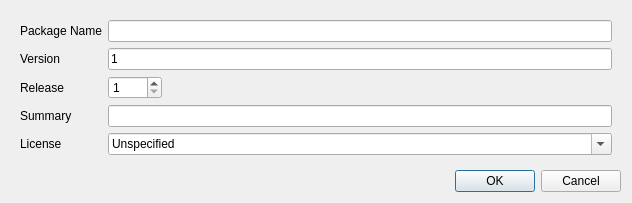
<?xml version="1.0" encoding="UTF-8"?>
<ui version="4.0">
 <class>SaveAsRPMDialog</class>
 <widget class="QDialog" name="SaveAsRPMDialog">
  <property name="geometry">
   <rect>
    <x>0</x>
    <y>0</y>
    <width>632</width>
    <height>183</height>
   </rect>
  </property>
  <property name="windowTitle">
   <string>Save as RPM</string>
  </property>
  <property name="modal">
   <bool>true</bool>
  </property>
  <layout class="QVBoxLayout" name="verticalLayout">
   <item>
    <widget class="QWidget" name="widget" native="true">
     <layout class="QFormLayout" name="formLayout">
      <property name="fieldGrowthPolicy">
       <enum>QFormLayout::ExpandingFieldsGrow</enum>
      </property>
      <item row="0" column="0">
       <widget class="QLabel" name="label">
        <property name="text">
         <string>Package Name</string>
        </property>
       </widget>
      </item>
      <item row="0" column="1">
       <widget class="QLineEdit" name="packageName"/>
      </item>
      <item row="1" column="0">
       <widget class="QLabel" name="label_2">
        <property name="text">
         <string>Version</string>
        </property>
       </widget>
      </item>
      <item row="1" column="1">
       <widget class="QLineEdit" name="version">
        <property name="text">
         <string>1</string>
        </property>
       </widget>
      </item>
      <item row="2" column="0">
       <widget class="QLabel" name="label_3">
        <property name="text">
         <string>Release</string>
        </property>
       </widget>
      </item>
      <item row="2" column="1">
       <widget class="QSpinBox" name="release">
        <property name="minimum">
         <number>1</number>
        </property>
        <property name="maximum">
         <number>9999</number>
        </property>
       </widget>
      </item>
      <item row="3" column="0">
       <widget class="QLabel" name="label_4">
        <property name="text">
         <string>Summary</string>
        </property>
       </widget>
      </item>
      <item row="4" column="0">
       <widget class="QLabel" name="label_5">
        <property name="text">
         <string>License</string>
        </property>
       </widget>
      </item>
      <item row="3" column="1">
       <widget class="QLineEdit" name="summary"/>
      </item>
      <item row="4" column="1">
       <widget class="QComboBox" name="license">
        <property name="sizePolicy">
         <sizepolicy hsizetype="Expanding" vsizetype="Fixed">
          <horstretch>0</horstretch>
          <verstretch>0</verstretch>
         </sizepolicy>
        </property>
        <property name="editable">
         <bool>true</bool>
        </property>
        <item>
         <property name="text">
          <string>Unspecified</string>
         </property>
        </item>
        <item>
         <property name="text">
          <string>Public Domain</string>
         </property>
        </item>
        <item>
         <property name="text">
          <string>GPLv2+</string>
         </property>
        </item>
        <item>
         <property name="text">
          <string>CC-BY-SA</string>
         </property>
        </item>
       </widget>
      </item>
     </layout>
    </widget>
   </item>
   <item>
    <widget class="QDialogButtonBox" name="buttonBox">
     <property name="orientation">
      <enum>Qt::Horizontal</enum>
     </property>
     <property name="standardButtons">
      <set>QDialogButtonBox::Cancel|QDialogButtonBox::Ok</set>
     </property>
    </widget>
   </item>
  </layout>
 </widget>
 <resources/>
 <connections>
  <connection>
   <sender>buttonBox</sender>
   <signal>accepted()</signal>
   <receiver>SaveAsRPMDialog</receiver>
   <slot>accept()</slot>
   <hints>
    <hint type="sourcelabel">
     <x>248</x>
     <y>254</y>
    </hint>
    <hint type="destinationlabel">
     <x>157</x>
     <y>274</y>
    </hint>
   </hints>
  </connection>
  <connection>
   <sender>buttonBox</sender>
   <signal>rejected()</signal>
   <receiver>SaveAsRPMDialog</receiver>
   <slot>reject()</slot>
   <hints>
    <hint type="sourcelabel">
     <x>316</x>
     <y>260</y>
    </hint>
    <hint type="destinationlabel">
     <x>286</x>
     <y>274</y>
    </hint>
   </hints>
  </connection>
 </connections>
</ui>
